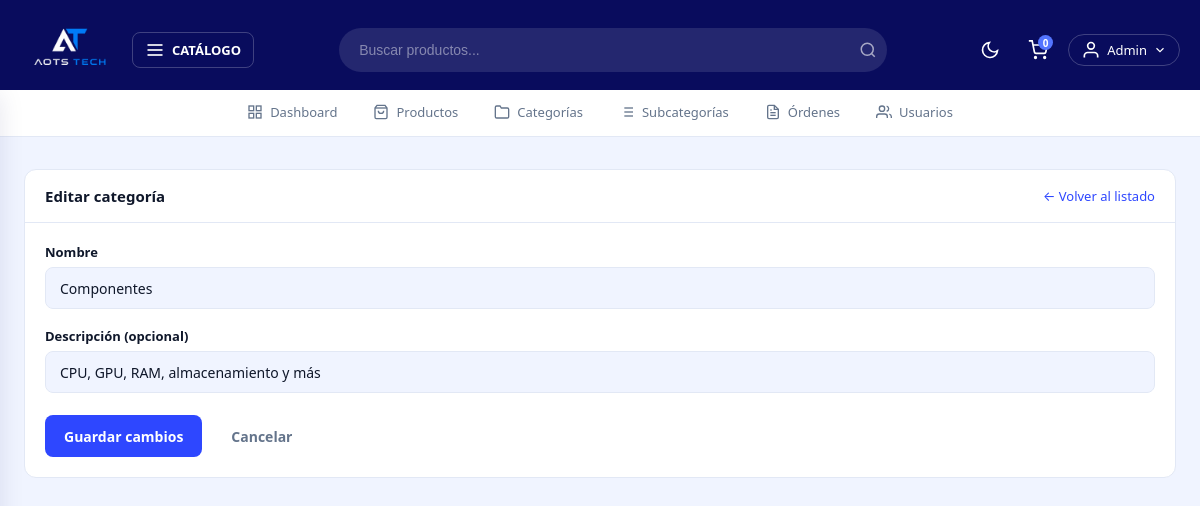
The page /admin/categorias/editar?id=1 (signed in) on the database its author committed.
### tables this page shows
CREATE TABLE categorias (
    id          INT AUTO_INCREMENT PRIMARY KEY,
    nombre      VARCHAR(80)  NOT NULL,
    slug        VARCHAR(80)  NOT NULL UNIQUE,
    descripcion VARCHAR(255) DEFAULT ''
);

### controllers/AdminController.php (called while the page is built, shortened)
<?php
class AdminController {
    public static function editarCategoria(Router $router) {
        $id = filter_var($_GET['id'] ?? 0, FILTER_VALIDATE_INT);
        $categoria = $id ? Categoria::find($id) : null;
        $router->render('admin/categorias/editar', [
            'titulo'    => 'Editar categoría',
            'categoria' => $categoria,
            'alertas'   => Categoria::getAlertas()
        ]);
    }
}

### public/index.php (called while the page is built, shortened)
<?php
require_once __DIR__ . '/../includes/app.php';
$router = new Router();
$router->get('/',         [PaginasController::class, 'index']);
$router->get('/sobre',    [PaginasController::class, 'sobre']);
$router->get('/contacto', [PaginasController::class, 'contacto']);
$router->get('/garantia', [PaginasController::class, 'garantia']);
$router->post('/contacto',[PaginasController::class, 'contacto']);
$router->get('/404',      [PaginasController::class, 'error']);
$router->get('/producto', [PaginasController::class, 'producto']);
$router->get('/categoria-producto/categoria',    [PaginasController::class, 'categoria']);
$router->get('/categoria-producto/subcategoria', [PaginasController::class, 'subcategoria']);
$router->get('/buscar', [BuscadorController::class, 'buscar']);
$router->get('/login',        [AuthController::class, 'login']);
$router->post('/login',       [AuthController::class, 'login']);
$router->post('/logout',      [AuthController::class, 'logout']);
$router->get('/registro',     [AuthController::class, 'registro']);
$router->post('/registro',    [AuthController::class, 'registro']);
$router->get('/confirmar',    [AuthController::class, 'confirmar']);
$router->get('/olvide',       [AuthController::class, 'olvide']);
$router->post('/olvide',      [AuthController::class, 'olvide']);
$router->get('/restablecer',  [AuthController::class, 'restablecer']);
$router->post('/restablecer', [AuthController::class, 'restablecer']);
$router->get('/mensaje',      [AuthController::class, 'mensaje']);
$router->get('/carrito',             [CarritoController::class, 'index']);
$router->post('/carrito/agregar',    [CarritoController::class, 'agregar']);
$router->post('/carrito/actualizar', [CarritoController::class, 'actualizar']);
$router->post('/carrito/eliminar',   [CarritoController::class, 'eliminar']);
$router->post('/carrito/vaciar',     [CarritoController::class, 'vaciar']);
$router->get('/checkout',           [OrdenController::class, 'checkout']);
$router->post('/checkout',          [OrdenController::class, 'checkout']);
$router->get('/orden/confirmacion', [OrdenController::class, 'confirmacion']);
$router->get('/mis-pedidos',        [OrdenController::class, 'misPedidos']);
$router->get('/cuenta',            [UsuarioController::class, 'dashboard']);
$router->get('/cuenta/modificar',  [UsuarioController::class, 'modificar']);
$router->post('/cuenta/modificar', [UsuarioController::class, 'modificar']);
$router->get('/admin/dashboard', [AdminController::class, 'dashboard']);
$router->get('/admin/productos',           [AdminController::class, 'productos']);
$router->get('/admin/productos/crear',     [AdminController::class, 'crearProducto']);
$router->post('/admin/productos/crear',    [AdminController::class, 'crearProducto']);
$router->get('/admin/productos/editar',    [AdminController::class, 'editarProducto']);
$router->post('/admin/productos/editar',   [AdminController::class, 'editarProducto']);
$router->post('/admin/productos/eliminar', [AdminController::class, 'eliminarProducto']);
$router->get('/admin/categorias',           [AdminController::class, 'categorias']);
$router->post('/admin/categorias/crear',    [AdminController::class, 'crearCategoria']);
$router->get('/admin/categorias/editar',    [AdminController::class, 'editarCategoria']);
$router->post('/admin/categorias/editar',   [AdminController::class, 'editarCategoria']);
$router->post('/admin/categorias/eliminar', [AdminController::class, 'eliminarCategoria']);
$router->get('/admin/subcategorias',           [AdminController::class, 'subcategorias']);
$router->post('/admin/subcategorias/crear',    [AdminController::class, 'crearSubcategoria']);
$router->get('/admin/subcategorias/editar',    [AdminController::class, 'editarSubcategoria']);
$router->post('/admin/subcategorias/editar',   [AdminController::class, 'editarSubcategoria']);
$router->post('/admin/subcategorias/eliminar', [AdminController::class, 'eliminarSubcategoria']);
$router->get('/admin/ordenes',  [AdminController::class, 'ordenes']);
$router->get('/admin/usuarios', [AdminController::class, 'usuarios']);
$router->comprobarRutas();

### includes/app.php (called while the page is built, shortened)
<?php
require __DIR__ . '/funciones.php';
spl_autoload_register(function($class) {
    $base  = __DIR__ . '/..';
    $class = str_replace('\\', '/', $class);
    $rutas = [
        $base . '/' . strtolower(explode('/', $class)[0]) . 's/' . basename($class) . '.php',
        $base . '/models/'      . basename($class) . '.php',
        $base . '/controllers/' . basename($class) . '.php',
        $base . '/router/'      . basename($class) . '.php',
    ];
    foreach($rutas as $ruta) {
        if(file_exists($ruta)) {
            return;
        }
    }
});

### models/ActiveRecord.php (called while the page is built, shortened)
<?php
class ActiveRecord {
    protected static $db;
    protected static $tabla = '';
    public static function setDB($database) {
        self::$db = $database;
    }
    public static function consultarSQL($query) {
        $resultado = self::$db->query($query);
        $array = [];
        while($registro = $resultado->fetch_assoc()) {
            $array[] = static::crearObjeto($registro);
        }
        return $array;
    }
    protected static function crearObjeto($registro) {
        $objeto = new static;
        foreach($registro as $key => $value) {
            if(property_exists($objeto, $key)) {
                $objeto->$key = $value;
            }
        }
        return $objeto;
    }
    public static function find($id) {
        $id = (int) $id;
        $query = "SELECT * FROM " . static::$tabla . " WHERE id = {$id}";
        $resultado = self::consultarSQL($query);
        return array_shift($resultado);
    }
}

### includes/funciones.php (called while the page is built, shortened)
<?php
function s($html) : string {
    return htmlspecialchars($html ?? '');
}

### views/admin/categorias/editar.php (the view, shortened to what this page needs)
<div class="admin">
    <div class="admin__seccion admin__seccion--form">
        <div class="admin__seccion-header">
            <h2 class="admin__seccion-titulo">Editar categoría</h2>
            <a href="/admin/categorias" class="admin__ver-mas">← Volver al listado</a>
        </div>
        <div class="admin-form">
            <form method="POST" action="/admin/categorias/editar?id=<?= (int) $categoria->id ?>" class="form-apilado">
                <div class="campo">
                    <label class="campo__label" for="nombre">Nombre</label>
                    <input class="campo__input" id="nombre" name="nombre" type="text"
                           value="<?= s($categoria->nombre) ?>" required>
                </div>
                <div class="campo">
                    <label class="campo__label" for="descripcion">Descripción (opcional)</label>
                    <input class="campo__input" id="descripcion" name="descripcion" type="text"
                           value="<?= s($categoria->descripcion) ?>">
                </div>
                <div class="admin-form__acciones">
                    <button type="submit" class="boton boton--primario">Guardar cambios</button>
                    <a href="/admin/categorias" class="boton boton--fantasma">Cancelar</a>
                </div>
            </form>
        </div>
    </div>
</div>

### public/css/estilo.css (style rules this page uses)
:root { --c50: #e8f0ff; --c100: #d4e2ff; --c200: #b2c9ff; --c300: #84a5ff; --c400: #5475ff; --c500: #2e47ff; --c600: #0a15ff; --c800: #050dce; --c900: #101aad; --c950: #090c5d; --nav-h: 90px; --bg: #f0f4ff; --bg-card: #ffffff; --bg-panel: #ffffff; --border: #e2e8f5; --text: #0f172a; --text-muted:#64748b; --shadow: 0 4px 24px rgba(9,12,93,.10); }
*, *::before, *::after { box-sizing: border-box; margin: 0; padding: 0; }
html { scroll-behavior: smooth; }
body { font-family: system-ui, -apple-system, sans-serif; background: var(--bg); color: var(--text); transition: background .3s, color .3s; min-height: 100vh; }
a { text-decoration: none; color: inherit; }
button { cursor: pointer; font-family: inherit; }
.admin__seccion { background: var(--bg-card); border: 1px solid var(--border); border-radius: 12px; overflow: hidden; }
.admin__seccion-header { display: flex; justify-content: space-between; align-items: center; padding: 16px 20px; border-bottom: 1px solid var(--border); }
.admin__seccion-titulo { font-size: 15px; font-weight: 700; color: var(--text); }
.admin__ver-mas { font-size: 13px; color: var(--c500); transition: color .15s; }
:root { --danger: #e53e3e; --exito: #38a169; --aviso: #ed8936; }
.boton { display: inline-flex; align-items: center; justify-content: center; gap: 8px; border: 1.5px solid transparent; border-radius: 8px; font-size: 14px; font-weight: 600; padding: 0 18px; height: 42px; transition: background .15s, border-color .15s, color .15s; text-decoration: none; cursor: pointer; }
.boton--primario { background: var(--c500); color: #fff; }
.boton--fantasma { background: transparent; color: var(--text-muted); }
.campo { display: flex; flex-direction: column; gap: 6px; }
.campo__label { font-size: 13px; font-weight: 600; color: var(--text); }
.campo__input, .campo__textarea, .campo__select { width: 100%; border: 1.5px solid var(--border); border-radius: 8px; padding: 0 14px; font-size: 14px; font-family: inherit; color: var(--text); background: var(--bg); outline: none; transition: border-color .15s; }
.campo__input, .campo__select { height: 42px; }
.form-apilado { display: flex; flex-direction: column; gap: 16px; }
.admin__seccion--form { margin-bottom: 24px; }
.admin-form { padding: 20px; }
.admin-form form { display: flex; flex-direction: column; gap: 18px; }
.admin-form__acciones { display: flex; gap: 10px; padding-top: 4px; }

### rows shown on the page
categorias: nombre "Componentes", descripcion "CPU, GPU, RAM, almacenamiento y más"

### other values the page prints
total_carrito() "0"
s($_SESSION['nombre']) "Admin"
